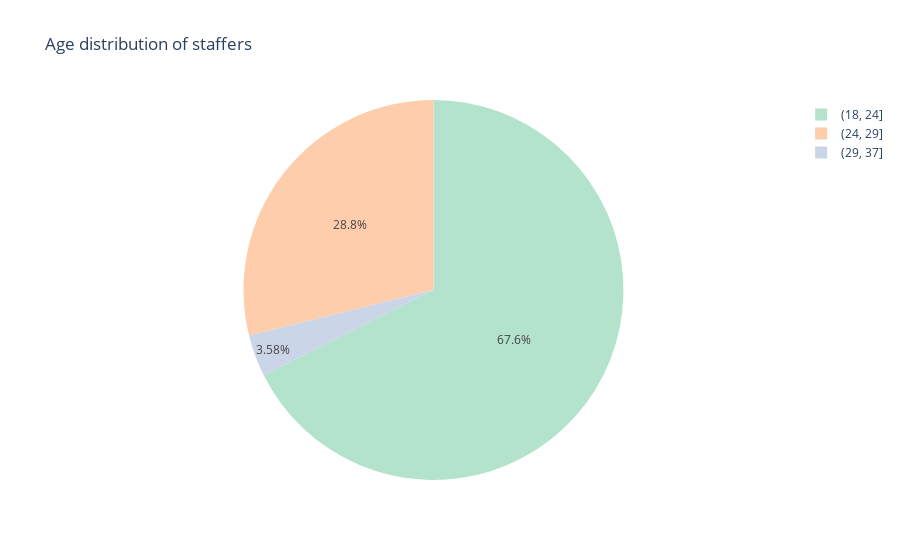

Notebook source saved alongside this figure:
### Markdown cell above
- *Age distribution of staffers registered on the website*

### Code cell
h6=pd.cut(bi.age, bins=pd.IntervalIndex.from_tuples([(18, 24), (24, 29), (29, 37)])).value_counts()
plt.figure(figsize=(26,14))
df1 = px.data.tips()
fig = px.pie(h6, values=h6, names=['(18, 24]','(24, 29]','(29, 37]'], color_discrete_sequence=px.colors.qualitative.Pastel2, title='Age distribution of staffers')
fig.show()

### Figure 1 — Plotly figure (JSON) as saved in the notebook; plotly's stock layout.template omitted (floating-point values rounded to 4 significant figures)
{"data": [{"domain": {"x": [0, 1], "y": [0, 1]}, "hovertemplate": "label=%{label}<br>value=%{value}<extra></extra>", "labels": ["(18, 24]", "(24, 29]", "(29, 37]"], "legendgroup": "", "name": "", "showlegend": true, "type": "pie", "values": [6728, 2871, 356]}], "layout": {"legend": {"tracegroupgap": 0}, "piecolorway": ["rgb(179,226,205)", "rgb(253,205,172)", "rgb(203,213,232)", "rgb(244,202,228)", "rgb(230,245,201)", "rgb(255,242,174)", "rgb(241,226,204)", "rgb(204,204,204)"], "title": {"text": "Age distribution of staffers"}}}
